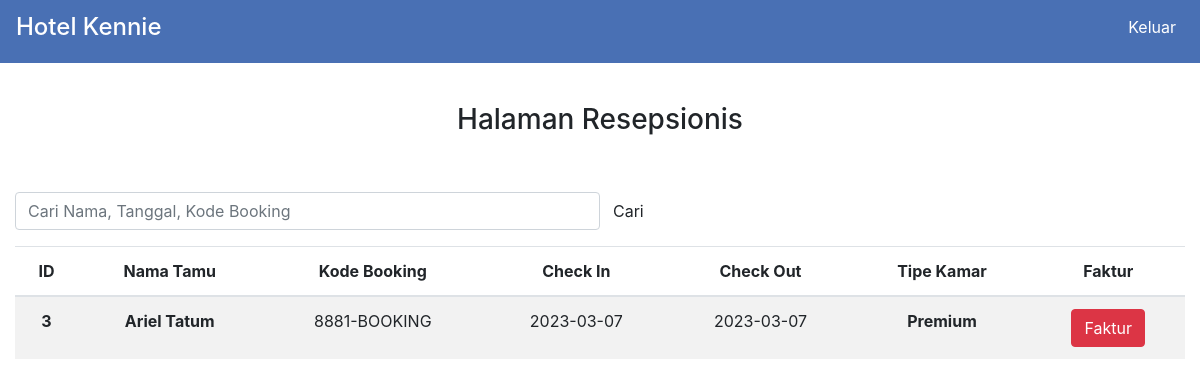
The app's page /nike22/resepsionis/tanggal-reservasi.php?cari=8881-BOOKING (signed in) with its own data.
### tables this page shows
CREATE TABLE `checklog` (
  `idLog` int(11) NOT NULL,
  `rand` text NOT NULL,
  `checkIn` text NOT NULL,
  `checkOut` text NOT NULL,
  `jmhkam` text NOT NULL,
  `namaPemesan` text NOT NULL,
  `email` text NOT NULL,
  `kodeKamar` text NOT NULL,
  `nomorP` text NOT NULL,
  `namaTamu` text NOT NULL,
  `hargaPesanKamar` text NOT NULL
);

### nike22/resepsionis/tanggal-reservasi.php (the view, shortened to what this page needs)
<?php
include "../koneksi.php";
$cari = $_GET['cari'];
?>
<!DOCTYPE html>
<html>
<head>
    <link rel="stylesheet" href="../styleser.css" type="text/css" media="all" />
    <link rel="stylesheet" href="../css/bootstrap.css" type="text/css" media="all" />
    <link rel="stylesheet" href="../cssico/ardesico.css" type="text/css" media="all" />
</head>
<body class="max mx-auto">
    <div class="navbar navbar-light bg-primary-2">
        <a class="navbar-brand text-white" href="../index.php"><h2 class="h4">Hotel Kennie</h2></a>
        <div class="nav">
            <a class="mr-2 text-white mb-2" href="logout.php">
                Keluar
            </a>
        </div>
    </div>
    <div class="text-center mt-3">
        <div class="w-75 mx-auto p-4">
            <h1 class="h3">Halaman Resepsionis</h1>
        </div>
        <div class="mt-4 col-12 mx-auto">
            <form class="my-3 d-flex" method="POST" action="">
                <input class="form-control w-50" name="keyword" type="text" placeholder="Cari Nama, Tanggal, Kode Booking" />
                <button type="submit" class="btn" name="cari">Cari</button>
            </form>
            <?php
            if ($_GET['cari']) {
                ?>
                <table class="table table-striped">
                    <thead>
                        <tr>
                            <th scope="col">ID</th>
                            <th scope="col">Nama Tamu</th>
                            <th scope="col">Kode Booking</th>
                            <th scope="col">Check In</th>
                            <th scope="col">Check Out</th>
                            <th scope="col">Tipe Kamar</th>
                            <th scope="col">Faktur</th>
                        </tr>
                    </thead>
                    <tbody>
                        <?php
                        $data = mysqli_query($conn, "select * from checkLog where rand like '%".$cari."%' OR
                    namaTamu like '%".$cari."%' OR
                    checkIn like '%".$cari."%' OR
                    checkOut like '%".$cari."%'");
                        while ($d = mysqli_fetch_array($data)){
                            ?>
                            <tr>
                                <th scope="row"><?php echo $d['idLog']; ?></th>
                                <th scope="row"><?php echo $d['namaTamu']; ?></th>
                                <td><?php echo $d['rand']; ?></td>
                                <td><?php echo $d['checkIn']; ?></td>
                                <td><?php echo $d['checkOut']; ?></td>
                                <th scope="row">
                                    <?php echo $d['kodeKamar']; ?>
                                    </th>
                        <td><a class="btn btn-danger" href="../faktur.php?idLog=<?php echo $d['idLog']; ?>">Faktur</a></td>
                            </tr>
                            <?php
                        } ?>
                    </tbody>
                </table>
                <?php
            } ?>
        </div>
    </div>
</body>
</html>

### nike22/styleser.css (style rules this page uses)
.max { max-width: 1200px; }
.bg-primary-2 { background-color: #4970B4; }

### nike22/resepsionis/tanggal-reservasi.php (style rules this page uses)
.max { max-width: 1200px; }

### records on screen
checklog: idLog "3", namaTamu "Ariel Tatum", rand "8881-BOOKING", checkIn "2023-03-07", checkOut "2023-03-07", kodeKamar "Premium"
